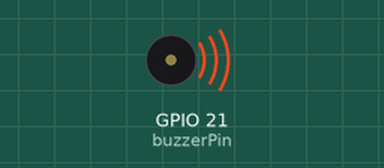
The sketch below on a simulated ESP32. Shown: buzzer (waves = sounding).

Above: at 2.2 s.
At 12.92 s:
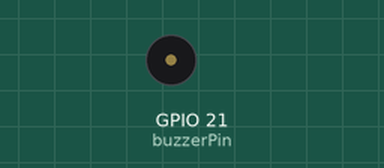
Timing chart, 0 to 13.4 s (numbered marks = the images above):
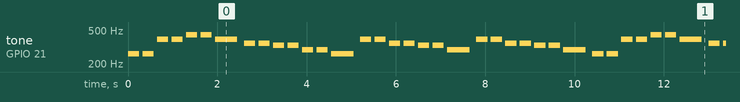

Measured:
- by itself, tone on GPIO 21 (buzzerPin): plays 262 Hz for 0.25 s, 262 Hz for 0.25 s, 392 Hz for 0.25 s, 392 Hz for 0.25 s, 440 Hz for 0.25 s, 440 Hz for 0.25 s … (270 notes in this stretch)

The sketch:

buzzer-test.ino
```cpp
#include "little_star.h"
void setup()
{
  little_star_init();
}

void loop()
{
  little_star_play();
  delay(5000); // 5초 대기 후 다시 반복 (세탁기 완료 알림이라면 이 부분을 제거하거나, delay(9999999)로 긴 대기를 줍니다)
}
```

little_star.cpp
```cpp
#include "little_star.h"
#include <Arduino.h>
// 부저가 연결된 디지털 핀 번호 정의
const int buzzerPin = 21;

// 음계 주파수 (Frequency) 정의
// 중학교 음악 시간에 배우는 '도레미파솔라시'는 4옥타브입니다.
#define NOTE_C4 262   // 도 (C)
#define NOTE_D4 294   // 레 (D)
#define NOTE_E4 330   // 미 (E)
#define NOTE_F4 349   // 파 (F)
#define NOTE_G4 392   // 솔 (G)
#define NOTE_A4 440   // 라 (A)
#define NOTE_B4 494   // 시 (B)
#define NOTE_C5 523   // 높은 도 (High C)
#define REST      0     // 쉼표 (Rest)

// 멜로디 (음계 배열)
// '반짝반짝 작은 별' 전체 곡입니다.
int melody[] = {
  NOTE_C4, NOTE_C4, NOTE_G4, NOTE_G4, NOTE_A4, NOTE_A4, NOTE_G4, // 반짝반짝 작은 별
  NOTE_F4, NOTE_F4, NOTE_E4, NOTE_E4, NOTE_D4, NOTE_D4, NOTE_C4, // 아름답게 비치네
  NOTE_G4, NOTE_G4, NOTE_F4, NOTE_F4, NOTE_E4, NOTE_E4, NOTE_D4, // 서쪽 하늘에서도
  NOTE_G4, NOTE_G4, NOTE_F4, NOTE_F4, NOTE_E4, NOTE_E4, NOTE_D4, // 동쪽 하늘에서도
  NOTE_C4, NOTE_C4, NOTE_G4, NOTE_G4, NOTE_A4, NOTE_A4, NOTE_G4, // 반짝반짝 작은 별
  NOTE_F4, NOTE_F4, NOTE_E4, NOTE_E4, NOTE_D4, NOTE_D4, NOTE_C4  // 아름답게 비치네
};

// 박자 (Duration 배열)
// 4는 4분음표, 2는 2분음표 (길게)를 의미합니다.
// 멜로디 배열의 음표 개수와 동일해야 합니다.
int noteDurations[] = {
  4, 4, 4, 4, 4, 4, 2, // 7개
  4, 4, 4, 4, 4, 4, 2, // 7개
  4, 4, 4, 4, 4, 4, 2, // 7개
  4, 4, 4, 4, 4, 4, 2, // 7개
  4, 4, 4, 4, 4, 4, 2, // 7개
  4, 4, 4, 4, 4, 4, 2  // 7개 (총 42개)
};

// 템포 조정 (숫자가 작을수록 빨라짐)
const int tempo = 60; // 1분당 120박자의 일반적인 속도
void little_star_init(){
    pinMode(buzzerPin, OUTPUT);
}
void little_star_play(){
      // 전체 멜로디의 길이를 계산합니다.
  int notes = sizeof(melody) / sizeof(int);

  // 멜로디를 순서대로 연주합니다.
  for (int i = 0; i < notes; i++)
  {
    // 박자(1/4, 1/8 등)를 밀리초(ms)로 변환합니다.
    // (60000 ms/분 / 템포) / 박자 = 음표 지속 시간
    int duration = 60000 / tempo / noteDurations[i];

    // tone(핀, 주파수, 지속 시간) 함수로 소리를 냅니다.
    tone(buzzerPin, melody[i], duration);

    // 다음 음을 연주하기 전에 약간의 쉼표를 줍니다.
    // 음표 지속 시간의 30%만큼 쉬어줍니다.
    int pauseBetweenNotes = duration * 1.30;
    delay(pauseBetweenNotes);

    // 소리를 멈춥니다.
    noTone(buzzerPin);
  }
}
```

little_star.h
```cpp
#ifndef LITTLE_STAR
#define LITTLE_STAR
/*
 * 아두이노 부저음: 반짝반짝 작은 별 (Twinkle, Twinkle, Little Star)
 * 세탁기 완료 알림음으로 사용하기 적합합니다.
 */

// 부저가 연결된 디지털 핀 번호 정의
extern const int buzzerPin;

// 음계 주파수 (Frequency) 정의
// 중학교 음악 시간에 배우는 '도레미파솔라시'는 4옥타브입니다.
#define NOTE_C4 262   // 도 (C)
#define NOTE_D4 294   // 레 (D)
#define NOTE_E4 330   // 미 (E)
#define NOTE_F4 349   // 파 (F)
#define NOTE_G4 392   // 솔 (G)
#define NOTE_A4 440   // 라 (A)
#define NOTE_B4 494   // 시 (B)
#define NOTE_C5 523   // 높은 도 (High C)
#define REST      0     // 쉼표 (Rest)

// 멜로디 (음계 배열)
// '반짝반짝 작은 별' 전체 곡입니다.
extern int melody[];

// 박자 (Duration 배열)
// 4는 4분음표, 2는 2분음표 (길게)를 의미합니다.
// 멜로디 배열의 음표 개수와 동일해야 합니다.
extern int noteDurations[];

// 템포 조정 (숫자가 작을수록 빨라짐)
extern const int tempo; // 1분당 120박자의 일반적인 속도
void little_star_init();
void little_star_play();
#endif
```
